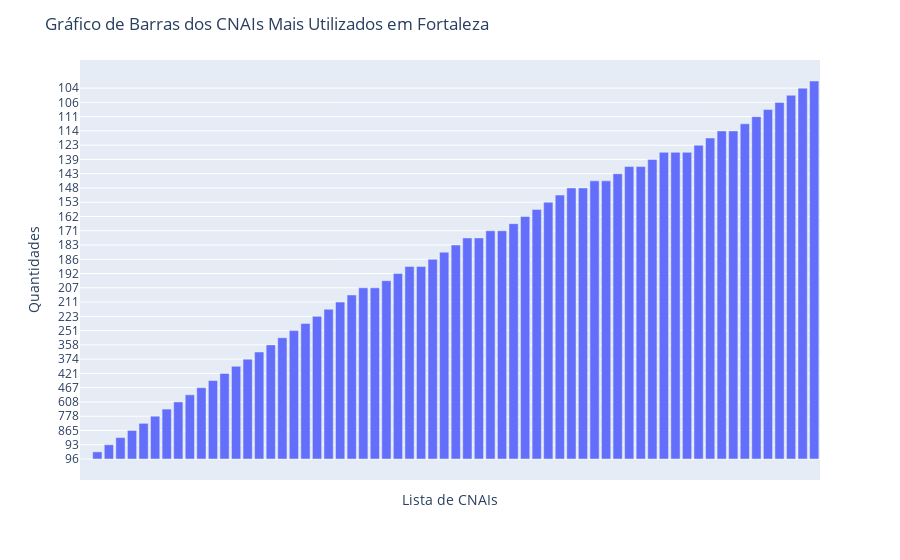

The cell this chart's notebook holds for it:
### Code cell
fig = px.bar(x=lista_nomes, y=lista_quantidades)
fig.update_xaxes(tickangle=90, showticklabels=False)  # Remove os rótulos do eixo x
fig.update_layout(
    title='Gráfico de Barras dos CNAIs Mais Utilizados em Fortaleza',
    xaxis_title='Lista de CNAIs',
    yaxis_title='Quantidades'
)
fig.show()

### Figure 1 — Plotly figure (JSON) as saved in the notebook; plotly's stock layout.template omitted (floating-point values rounded to 4 significant figures)
{"data": [{"alignmentgroup": "True", "hovertemplate": "x=%{x}<br>y=%{y}<extra></extra>", "legendgroup": "", "marker": {"color": "#636efa", "pattern": {"shape": ""}}, "name": "", "offsetgroup": "", "orientation": "v", "showlegend": false, "textposition": "auto", "type": "bar", "x": ["clinica fisioterapia saude", "uerf escola municipal", "motos moto pecas", "variedades aviamentos presentes", "servicos consultoria coworking", "colegio escola educacional", "moda confeccoes modas", "restaurante pizzaria pizza", "construcoes engenharia construtora", "acai lanches cafe", "servicos medicos clinica", "mercadinho comercial mercearia", "confeccoes jeans moda", "consultoria treinamentos servicos", "contabilidade contabil assessoria", "engenharia servicos consultoria", "consultoria servicos empresarial", "condominio edificio residencial", "odontologia clinica odonto", "empreendimentos incorporacoes ltda", "tecnologia consultoria servicos", "imoveis imobiliaria imobiliarios", "auto car center", "beleza studio barbearia", "pecas auto servicos", "representacoes servicos consultoria", "academia fitness pilates", "participacoes holding empreendimentos", "construcao construcoes deposito", "negocios saude gestao", "instituto associacao escolar", "veiculos car multimarcas", "acai suplementos alimentos", "transportes transporte logistica", "car rent locacoes", "igreja deus comunidade", "tecnologia software solucoes", "embalagens festas casa", "cosmeticos distribuidora perfumaria", "solar servicos engenharia", "empreendimentos imoveis imobiliarios", "otica optica oticas", "representacoes representacao comercio", "imoveis imobiliaria gestao", "cell celular imports", "psicologia clinica saude", "seguros corretora saude", "eventos producoes servicos", "farmacia farma drogaria", "servicos medicos med", "turismo viagens agencia", "panificadora pao confeitaria", "solucoes assessoria promotora", "servicos consultoria assessoria", "estetica clinica studio", "consultoria tecnologia tech", "arquitetura estudio projetos", "marketing digital comunicacao", "marmitaria pizzaria galeteria", "pet racoes shop", "moveis casa comercio", "solucoes informatica tecnologia", "bebidas distribuidora comercial", "informatica acessorios solucoes"], "xaxis": "x", "y": ["96", "95", "93", "91", "865", "86", "778", "674", "608", "476", "467", "455", "421", "409", "374", "360", "358", "281", "251", "239", "223", "218", "211", "210", "207", "207", "204", "192", "188", "188", "186", "185", "183", "173", "173", "171", "171", "167", "162", "158", "153", "150", "148", "148", "144", "144", "143", "141", "141", "139", "125", "125", "125", "123", "115", "114", "114", "112", "111", "110", "106", "105", "104", "101"], "yaxis": "y"}], "layout": {"barmode": "relative", "legend": {"tracegroupgap": 0}, "margin": {"t": 60}, "title": {"text": "Gráfico de Barras dos CNAIs Mais Utilizados em Fortaleza"}, "xaxis": {"anchor": "y", "domain": [0, 1], "showticklabels": false, "tickangle": 90, "title": {"text": "Lista de CNAIs"}}, "yaxis": {"anchor": "x", "domain": [0, 1], "title": {"text": "Quantidades"}}}}
